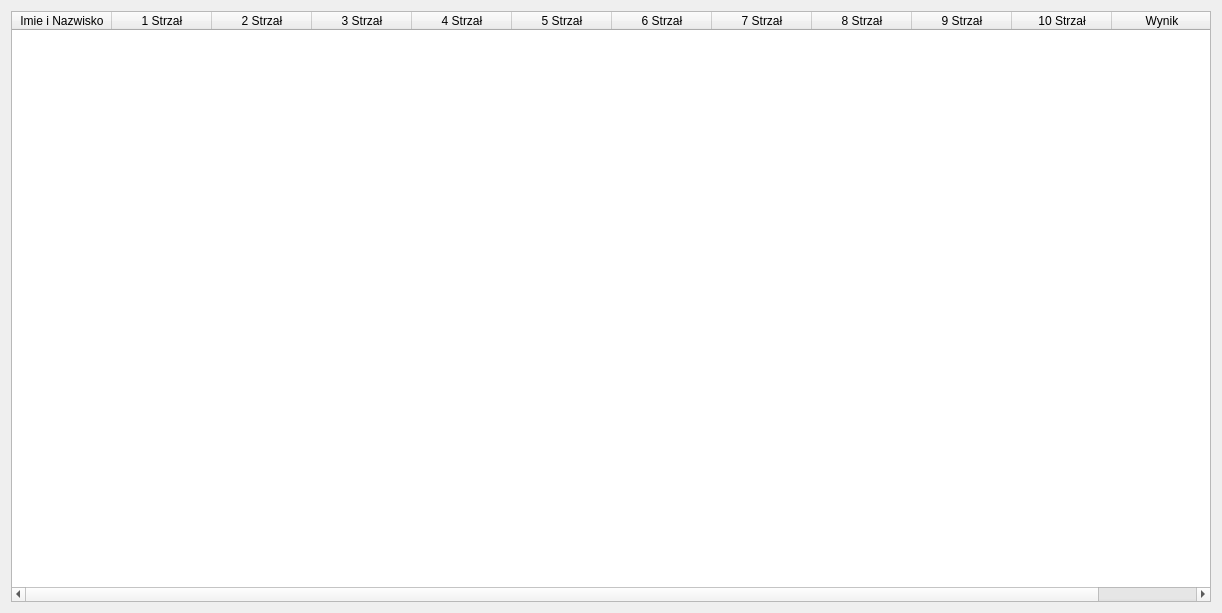
<?xml version="1.0" encoding="UTF-8"?>
<ui version="4.0">
 <class>Form</class>
 <widget class="QWidget" name="Form">
  <property name="geometry">
   <rect>
    <x>0</x>
    <y>0</y>
    <width>1222</width>
    <height>613</height>
   </rect>
  </property>
  <property name="windowTitle">
   <string>Form</string>
  </property>
  <layout class="QGridLayout" name="gridLayout">
   <item row="1" column="1">
    <widget class="QTableWidget" name="tableWidget">
     <property name="sizePolicy">
      <sizepolicy hsizetype="Expanding" vsizetype="Expanding">
       <horstretch>0</horstretch>
       <verstretch>0</verstretch>
      </sizepolicy>
     </property>
     <property name="minimumSize">
      <size>
       <width>1200</width>
       <height>0</height>
      </size>
     </property>
     <property name="layoutDirection">
      <enum>Qt::LayoutDirection::LeftToRight</enum>
     </property>
     <property name="sizeAdjustPolicy">
      <enum>QAbstractScrollArea::SizeAdjustPolicy::AdjustToContents</enum>
     </property>
     <property name="gridStyle">
      <enum>Qt::PenStyle::DashLine</enum>
     </property>
     <property name="sortingEnabled">
      <bool>false</bool>
     </property>
     <column>
      <property name="text">
       <string>Imie i Nazwisko</string>
      </property>
     </column>
     <column>
      <property name="text">
       <string>1 Strzał</string>
      </property>
     </column>
     <column>
      <property name="text">
       <string>2 Strzał</string>
      </property>
     </column>
     <column>
      <property name="text">
       <string>3 Strzał</string>
      </property>
     </column>
     <column>
      <property name="text">
       <string>4 Strzał</string>
      </property>
     </column>
     <column>
      <property name="text">
       <string>5 Strzał</string>
      </property>
     </column>
     <column>
      <property name="text">
       <string>6 Strzał</string>
      </property>
     </column>
     <column>
      <property name="text">
       <string>7 Strzał</string>
      </property>
     </column>
     <column>
      <property name="text">
       <string>8 Strzał</string>
      </property>
     </column>
     <column>
      <property name="text">
       <string>9 Strzał</string>
      </property>
     </column>
     <column>
      <property name="text">
       <string>10 Strzał</string>
      </property>
     </column>
     <column>
      <property name="text">
       <string>Wynik</string>
      </property>
     </column>
    </widget>
   </item>
  </layout>
 </widget>
 <resources/>
 <connections/>
</ui>
